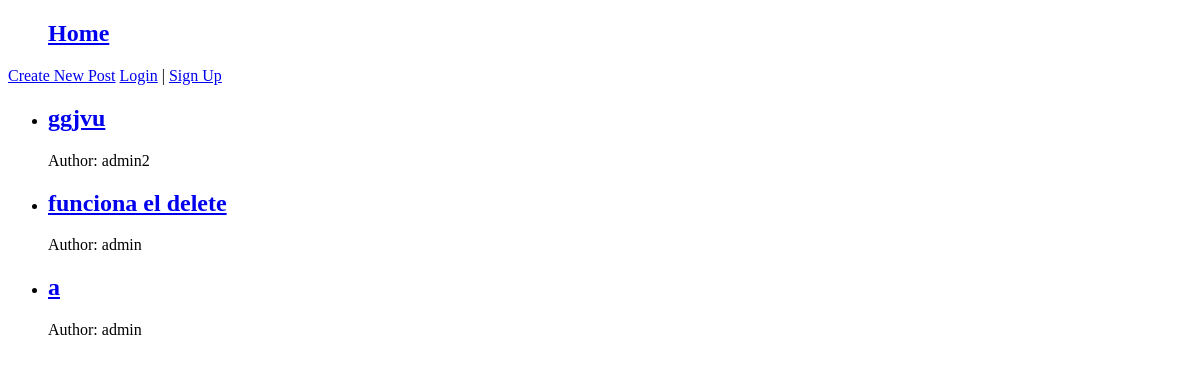
The app's page /, older data.
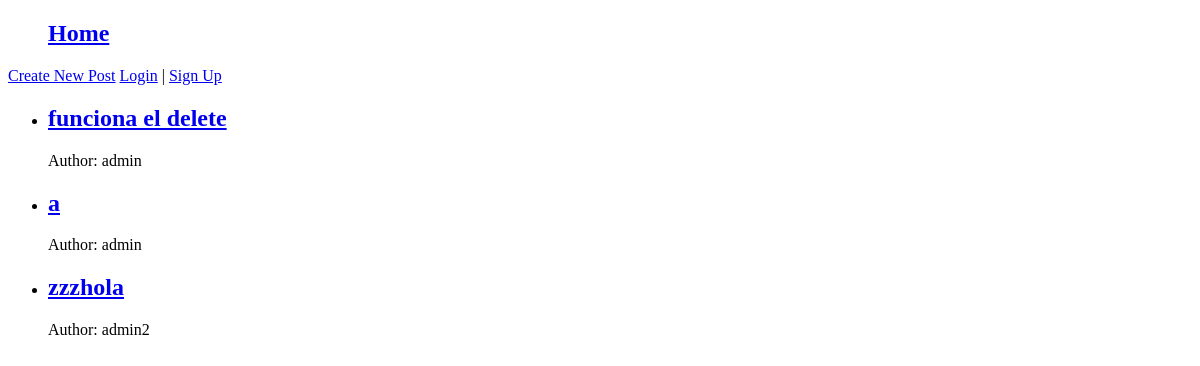
The same page, newer data.
### blog/models.py (models this page shows, shortened)
class Post(models.Model):
    title = models.CharField(max_length=200)
    content = models.TextField()
    created_at = models.DateTimeField(auto_now_add=True)
    updated_at = models.DateTimeField(auto_now=True)
    author = models.ForeignKey('auth.User', on_delete=models.CASCADE)

### blog/views.py (the view)
# urls.py: path('', PostListView.as_view(), name='post_list'),
class PostListView(ListView):
    model = Post
    template_name = 'post_list.html'

### templates/post_list.html
{% extends "_base.html" %}
{% block content %}
    <ul>
        {% for post in post_list %}
            <li>
                <h2><a href="{% url 'post_detail' post.pk %}">{{ post.title }}</a></h2>
                <p>Author: {{ post.author }}</p>
            </li>
        {% endfor %}
    </ul>
    {% endblock content %}

Row changes from the older to the newer data that the page shows:
removed Post: title "ggjvu", author "admin2"
added Post: title "zzzhola", author "admin2"
